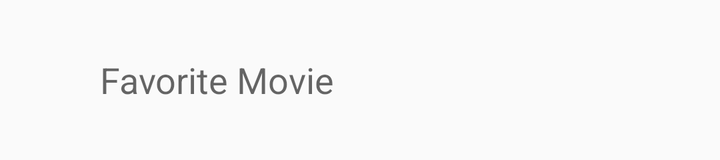
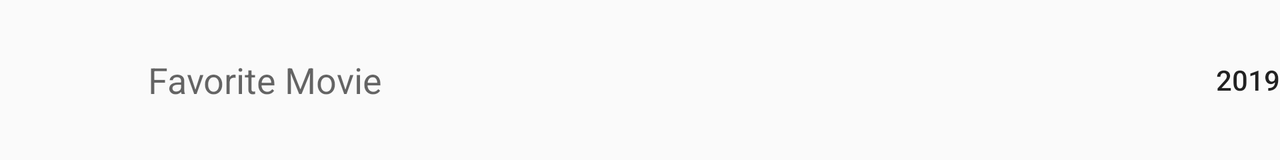

Compare how this app lays out the same screen by default and in its alternative resource folder. The renders come first, then the two layout files and the values they reference.
<!-- AndroidManifest.xml: application theme AppTheme -->
<!-- res/layout/favorite_item_layout.xml -->
<?xml version="1.0" encoding="utf-8"?>
<LinearLayout
        xmlns:android="http://schemas.android.com/apk/res/android"
        xmlns:app="http://schemas.android.com/apk/res-auto"
        android:layout_width="match_parent"
        android:layout_height="80dp" xmlns:tools="http://schemas.android.com/tools"
        android:orientation="horizontal">

    <ImageView
            android:layout_width="50dp"
            android:layout_height="50dp"
            android:layout_marginTop="15dp"
            android:layout_marginBottom="15dp"
            app:srcCompat="@mipmap/ic_launcher"
            android:id="@+id/ivMovieImage"/>
    <TextView
            style="@style/StyleForTitles"
            tools:text="Favorite Movie"
            android:layout_width="match_parent"
            android:layout_height="match_parent"
            android:id="@+id/tvTitle"/>

</LinearLayout>
<!-- resources referenced by this layout -->
<resources>
  <style name="StyleForTitles" parent="TextAppearance.AppCompat.Caption">
          <item name="android:textSize">18sp</item>
          <item name="android:gravity">center|start</item>
      </style>
  <style name="AppTheme" parent="Theme.AppCompat.Light.DarkActionBar">
          
          <item name="colorPrimary">@color/colorPrimary</item>
          <item name="colorPrimaryDark">@color/colorPrimaryDark</item>
          <item name="colorAccent">@color/colorAccent</item>
      </style>
</resources>
<!-- res/layout-land/favorite_item_layout.xml (the repository's variant of the layout above) -->
<!-- drawn on the phone turned sideways -->
<?xml version="1.0" encoding="utf-8"?>
<android.support.constraint.ConstraintLayout
        xmlns:android="http://schemas.android.com/apk/res/android"
        xmlns:app="http://schemas.android.com/apk/res-auto"
        android:layout_width="match_parent"
        android:layout_height="80dp" xmlns:tools="http://schemas.android.com/tools"
        android:orientation="horizontal">

    <ImageView
            android:layout_width="50dp"
            android:layout_height="50dp"
            app:srcCompat="@mipmap/ic_launcher"
            android:id="@+id/ivMovieImage"
            app:layout_constraintStart_toStartOf="parent" android:layout_marginStart="8dp"
            android:layout_marginTop="8dp" app:layout_constraintTop_toTopOf="parent" android:layout_marginBottom="8dp"
            app:layout_constraintBottom_toBottomOf="parent" app:layout_constraintEnd_toStartOf="@+id/tvTitle"
            android:layout_marginEnd="8dp"/>

    <TextView
            style="@style/StyleForTitles"
            tools:text="Favorite Movie"
            android:layout_width="0dp"
            android:layout_height="0dp"
            android:id="@+id/tvTitle"
            app:layout_constraintStart_toEndOf="@+id/ivMovieImage" android:layout_marginStart="8dp"
            app:layout_constraintEnd_toStartOf="@+id/tvYear" android:layout_marginEnd="8dp"
            app:layout_constraintTop_toTopOf="parent" app:layout_constraintBottom_toBottomOf="parent"
            android:layout_marginBottom="8dp" android:layout_marginTop="8dp" android:gravity="center_vertical"
            android:textAlignment="gravity"/>
    <TextView
            tools:text="2019"
            android:textAppearance="@style/StyleForSubTitles"
            android:layout_width="120dp"
            android:layout_height="0dp"
            android:id="@+id/tvYear" app:layout_constraintEnd_toEndOf="parent"
            android:layout_marginStart="8dp" app:layout_constraintStart_toEndOf="@+id/tvTitle"
            android:layout_marginTop="8dp" app:layout_constraintTop_toTopOf="parent"
            app:layout_constraintBottom_toBottomOf="parent" android:layout_marginBottom="8dp"
            android:textAlignment="gravity" android:gravity="center_vertical|end"/>
</android.support.constraint.ConstraintLayout>
<!-- resources referenced by the variant -->
<!-- as the phone turned sideways resolves them -->
<resources>
  <style name="StyleForSubTitles" parent="TextAppearance.AppCompat.Body2">
          <item name="android:textAlignment">gravity</item>
          <item name="android:gravity">center_vertical|start</item>
      </style>
  <style name="StyleForTitles" parent="TextAppearance.AppCompat.Caption">
          <item name="android:textSize">18sp</item>
          <item name="android:gravity">center|start</item>
      </style>
  <style name="AppTheme" parent="Theme.AppCompat.Light.DarkActionBar">
          
          <item name="colorPrimary">@color/colorPrimary</item>
          <item name="colorPrimaryDark">@color/colorPrimaryDark</item>
          <item name="colorAccent">@color/colorAccent</item>
      </style>
</resources>
